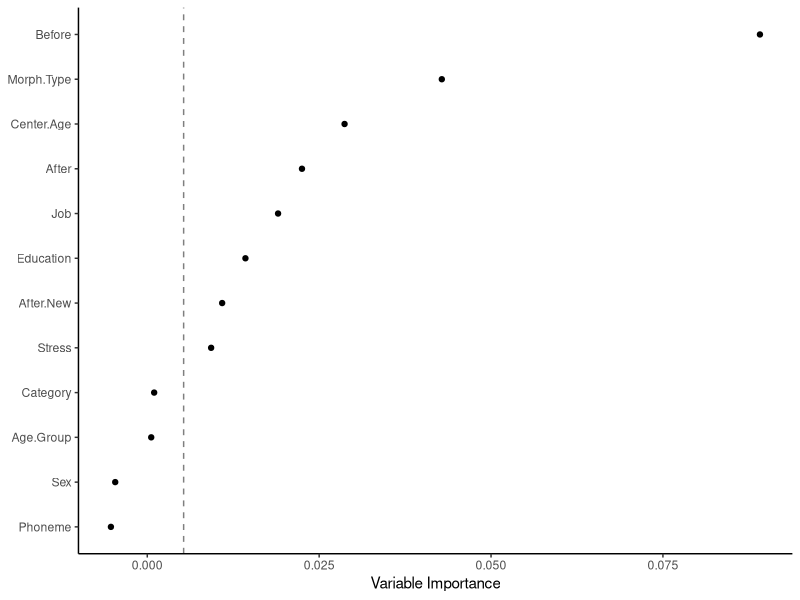
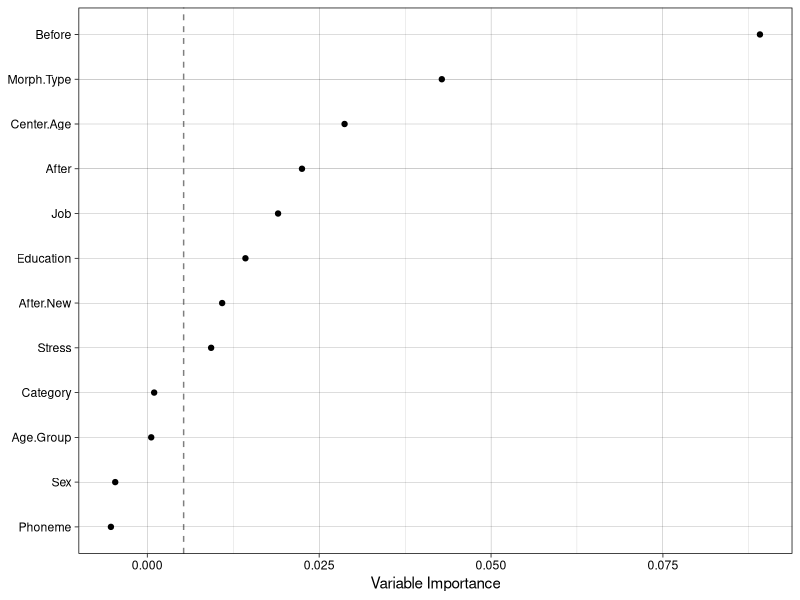
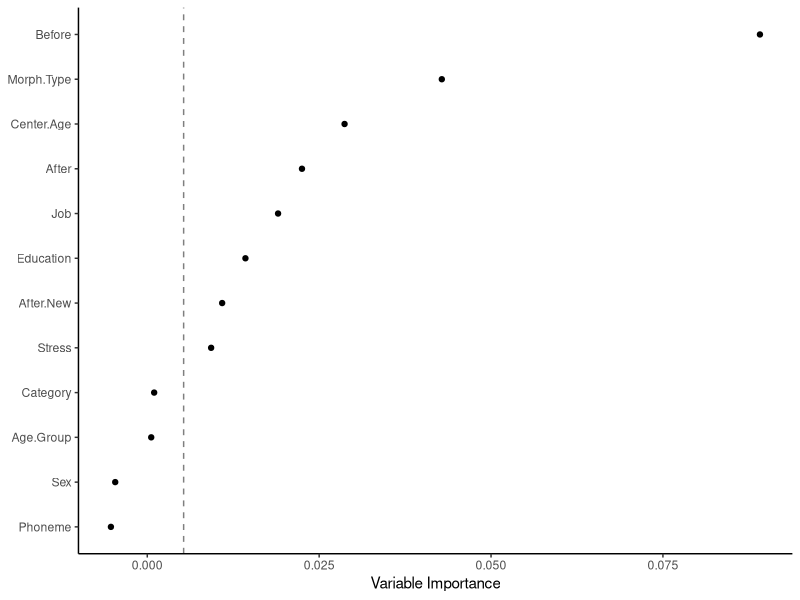

Generate these figures, in order, with R:
## ---- chunk 1
knitr::opts_chunk$set(echo = TRUE)
knitr::opts_chunk$set(tidy='styler', tidy.opts=list(strict=TRUE, scope="tokens"), tidy = TRUE)
## ---- chunk 2
library(tidyverse)
td <- read.delim("Data/deletiondata.txt") %>%
      filter(Before != "Vowel") %>%
      mutate(After.New = recode(After, "H" = "Consonant"),  
             Center.Age = as.numeric(scale(YOB, scale = FALSE)),
             Age.Group = cut(YOB, breaks = c(-Inf, 1944, 1979, Inf), 
                                  labels = c("Old", "Middle", "Young")),
             Phoneme = sub("^(.)(--.*)$", "\\1", Phoneme.Dep.Var),
             Dep.Var.Full = sub("^(.--)(.*)$", "\\2", Phoneme.Dep.Var),
             Phoneme.Dep.Var = NULL) %>%
      mutate_if(is.character, as.factor)

td.young <- td %>% 
            filter(Age.Group == "Young") %>%
            mutate(Center.Age = as.numeric(scale(YOB, scale = FALSE)))

td.middle <- td %>% 
             filter(Age.Group == "Middle") %>%
             mutate(Center.Age = as.numeric(scale(YOB, scale = FALSE)))

td.old <- td %>% 
          filter(Age.Group == "Old") %>%
          mutate(Center.Age = as.numeric(scale(YOB, scale = FALSE)))
## ---- chunk 3
# Set Seed
set.seed(123456)
## ---- chunk 4
#Read Random Forest from File 
td.cforest.results <-read.table(file ="Data/tdCForestVarimp.txt", header=TRUE, row.names=NULL)
print(td.cforest.results)
## ---- chunk 5
library(ggplot2)
# Reorder variable importance by highest to lowest value in column value
td.cforest.results$variable<-reorder(td.cforest.results$variable, td.cforest.results$value)
## ---- chunk 6
# Reorder variable importance by highest to lowest value in column value, but tidy
td.cforest.results<-td.cforest.results %>%
  arrange(variable, value)
## ---- chunk 7
# Get absolute minimum value of column value
td.cforest.min<-abs(min(td.cforest.results$value))

# Get absolute minimum value of column value, but tidy
td.cforest.min <- td.cforest.results$value %>% min() %>% abs()
## ---- chunk 8
#Create object of Random Forest as a dotplot using ggplot2
library(ggplot2)
dotplot<-ggplot(td.cforest.results, aes(x = value, y = variable))+
	geom_point()+
	xlab("Variable Importance")+
	ylab(NULL)+
	theme_classic()+
	geom_vline(xintercept = td.cforest.min, linetype=2, alpha=.5)
# Save dotplot
ggsave("Data/tdCForest.png", dotplot, width = 4, height = 4, units = "in", dpi = 300)
## ---- chunk 9
dotplot
## ---- chunk 10
td.cforest2.results <-read.table(file ="Data/tdCForestVarimp2.txt", header=TRUE, row.names=NULL)
## ---- chunk 11
td.cforest2.results$variable<-reorder(td.cforest2.results$variable, td.cforest2.results$value)
td.cforest2.min<-abs(min(td.cforest2.results$value))
ggplot(td.cforest2.results, aes(x = value, y = variable))+
	geom_point()+
	xlab("Variable Importance")+
	ylab(NULL)+
	theme_linedraw()+
	geom_vline(xintercept = td.cforest.min, linetype=2, alpha=.5)
